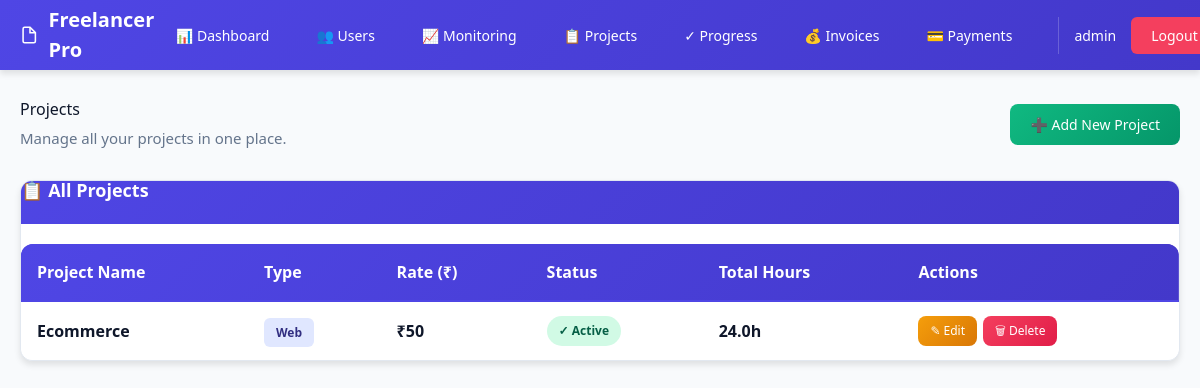
Screenshot of /projects (signed in) with the database file from the repository.
### tables this page shows
CREATE TABLE projects(
        id INTEGER PRIMARY KEY AUTOINCREMENT,
        name TEXT,
        type TEXT,
        rate INTEGER,
        status TEXT,
        user_id INTEGER
    , created_at TIMESTAMP, deadline TEXT, description TEXT);

### app.py (the view, shortened to what this page needs)
@app.route("/projects")
@login_required
def projects():
    user_id = session["user_id"]
    role = session["role"]
    conn = get_db_connection()
    if role == "admin":
        projects = conn.execute("""
            SELECT
                projects.*,
                users.username,
                IFNULL(SUM(time_logs.hours), 0) as total_hours
            FROM projects
            LEFT JOIN time_logs ON projects.id = time_logs.project_id
            LEFT JOIN users ON projects.user_id = users.id
            GROUP BY projects.id
            ORDER BY projects.created_at DESC
        """).fetchall()
    close_db_connection(conn)
    return render_template("projects.html", projects=projects, role=role)

### app.py (called while the page is built)
def login_required(f):
    @wraps(f)
    def decorated_function(*args, **kwargs):
        if "user_id" not in session:
            return redirect("/login")
        return f(*args, **kwargs)
    return decorated_function

### database.py (called while the page is built)
def get_db_connection():
    conn = sqlite3.connect(DATABASE_PATH)
    conn.row_factory = sqlite3.Row
    return conn

def close_db_connection(conn):
    if conn:
        conn.close()

### templates/projects.html (shortened to what this page needs)
{% extends "base.html" %}
{% block content %}
<div>
    <div style="display: flex; justify-content: space-between; align-items: center; margin-bottom: 30px;">
        <div>
            <h1 style="margin-bottom: 8px;">Projects</h1>
            <p style="color: #64748b; font-size: 15px;">Manage all your projects in one place.</p>
        </div>
        <a href="/add_project" class="btn btn-secondary" style="display: inline-flex; align-items: center; gap: 8px;">
            ➕ Add New Project
        </a>
    </div>
    <div class="card" style="padding: 0; overflow: hidden;">
        <div class="card-header">📋 All Projects</div>
        <div style="overflow-x: auto;">
            <table style="margin-top: 0; box-shadow: none;">
                <thead>
                    <tr style="background: linear-gradient(135deg, #4f46e5 0%, #4338ca 100%); color: white;">
                        <th style="border-bottom: 2px solid #4f46e5; color: white;">Project Name</th>
                        <th style="border-bottom: 2px solid #4f46e5; color: white;">Type</th>
                        <th style="border-bottom: 2px solid #4f46e5; color: white;">Rate (₹)</th>
                        <th style="border-bottom: 2px solid #4f46e5; color: white;">Status</th>
                        <th style="border-bottom: 2px solid #4f46e5; color: white;">Total Hours</th>
                        <th style="border-bottom: 2px solid #4f46e5; color: white;">Actions</th>
                    </tr>
                </thead>
                <tbody>
                    {% if projects %}
                        {% for project in projects %}
                        <tr>
                            <td style="font-weight: 600; color: #0f172a;">{{ project.name }}</td>
                            <td>
                                <span style="background-color: #e0e7ff; color: #312e81; padding: 6px 12px; border-radius: 6px; font-size: 12px; font-weight: 600;">
                                    {{ project.type }}
                                </span>
                            </td>
                            <td style="font-weight: 600;">₹{{ project.rate }}</td>
                            <td>
                                {% if project.status == "Active" %}
                                    <span class="badge badge-success">✓ Active</span>
                                {% elif project.status == "Completed" %}
                                    <span class="badge badge-info">✓ Completed</span>
                                {% elif project.status == "Inactive" %}
                                    <span class="badge" style="background-color: #f3f4f6; color: #64748b;">⊘ Inactive</span>
                                {% else %}
                                    <span class="badge badge-warning">{{ project.status }}</span>
                                {% endif %}
                            </td>
                            <td style="font-weight: 600;">{{ "%.1f"|format(project.total_hours) }}h</td>
                            <td>
                                <div style="display: flex; gap: 6px; flex-wrap: wrap;">
                                    <a href="/edit_project/{{ project.id }}" class="btn btn-accent" style="padding: 6px 12px; font-size: 12px;">
                                        ✎ Edit
                                    </a>
                                    <a href="/delete_project/{{ project.id }}" class="btn btn-danger" style="padding: 6px 12px; font-size: 12px;" onclick="return confirm('Are you sure you want to delete this project?');">
                                        🗑 Delete
                                    </a>
                                </div>
                            </td>
                        </tr>
                        {% endfor %}
                    {% else %}
                        <tr>
                            <td colspan="6" style="text-align: center; color: #94a3b8; padding: 40px;">
                                No projects found. <a href="/add_project" style="color: #4f46e5; text-decoration: underline; font-weight: 600;">Create your first project</a> to get started!
                            </td>
                        </tr>
                    {% endif %}
                </tbody>
            </table>
        </div>
    </div>
</div>
{% endblock %}

### static/css/style.css (style rules this page uses)
:root { --primary-color: #4f46e5; --primary-dark: #4338ca; --secondary-color: #10b981; --accent-color: #f59e0b; --danger-color: #f43f5e; --warning-color: #f97316; --success-color: #10b981; --info-color: #0ea5e9; --bg-color: #f8fafc; --text-color: #0f172a; --border-color: #e2e8f0; --shadow: 0 4px 6px rgba(0, 0, 0, 0.1); --shadow-lg: 0 10px 25px rgba(0, 0, 0, 0.1); }
* { margin: 0; padding: 0; box-sizing: border-box; }
body { font-family: 'Segoe UI', Tahoma, Geneva, Verdana, sans-serif; background-color: var(--bg-color); color: var(--text-color); line-height: 1.6; }
h1, h2, h3, h4, h5, h6 { font-weight: 600; line-height: 1.2; margin-bottom: 1rem; }
h1 { font-size: 32px; color: var(--text-color); }
.card { background: white; border-radius: 12px; padding: 24px; box-shadow: var(--shadow); transition: all 0.3s ease; border: 1px solid var(--border-color); }
.card-header { background: linear-gradient(135deg, var(--primary-color) 0%, var(--primary-dark) 100%); color: white; padding: 20px 24px; margin: -24px -24px 20px -24px; border-radius: 12px 12px 0 0; font-weight: 600; font-size: 18px; }
.btn { display: inline-block; padding: 10px 20px; border-radius: 8px; text-decoration: none; font-weight: 500; border: none; cursor: pointer; transition: all 0.3s ease; font-size: 14px; text-align: center; }
.btn-secondary { background: linear-gradient(135deg, var(--secondary-color) 0%, #059669 100%); color: white; }
.btn-accent { background: linear-gradient(135deg, var(--accent-color) 0%, #d97706 100%); color: white; }
.btn-danger { background: linear-gradient(135deg, var(--danger-color) 0%, #e11d48 100%); color: white; }
table { width: 100%; border-collapse: collapse; margin-top: 20px; background-color: white; border-radius: 12px; overflow: hidden; box-shadow: var(--shadow); }
thead { background: linear-gradient(135deg, var(--primary-color) 0%, var(--primary-dark) 100%); color: white; }
th { padding: 16px; text-align: left; font-weight: 600; border-bottom: 2px solid var(--border-color); }
td { padding: 14px 16px; border-bottom: 1px solid var(--border-color); }
tr:last-child td { border-bottom: none; }
.badge { display: inline-block; padding: 6px 12px; border-radius: 20px; font-size: 12px; font-weight: 600; white-space: nowrap; }
.badge-success { background-color: #d1fae5; color: #065f46; }

### templates/base.html (style rules this page uses)
:root { --color-primary: #4f46e5; --color-primary-dark: #4338ca; --color-secondary: #10b981; --color-accent: #f59e0b; --color-danger: #f43f5e; --color-bg: #f8fafc; --color-text: #0f172a; --color-border: #e2e8f0; }
* { margin: 0; padding: 0; box-sizing: border-box; }
body { font-family: 'Segoe UI', Tahoma, Geneva, Verdana, sans-serif; background-color: var(--color-bg); color: var(--color-text); }

### rows the page displays
projects: name "Ecommerce", type "Web", rate "50", status "✓ Active", total_hours "24.0"

### other values shown
{{ session.get("username") }} "admin"
